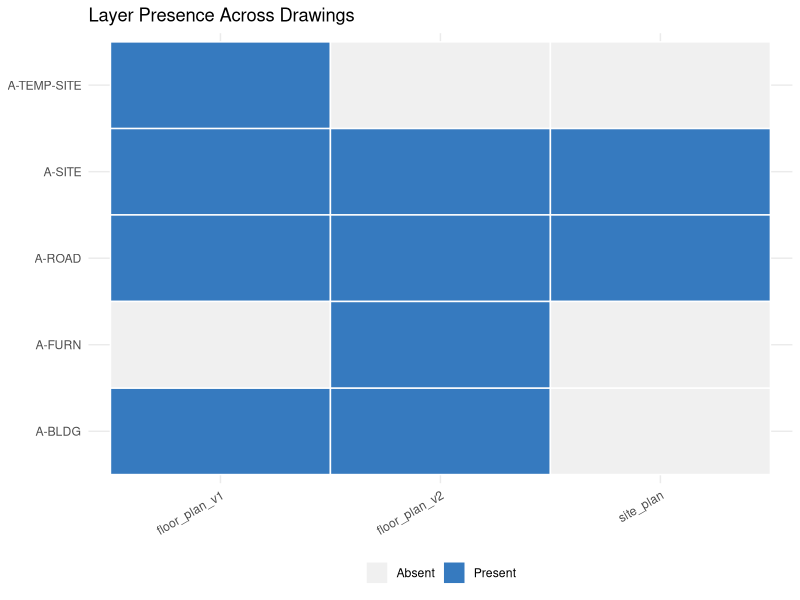
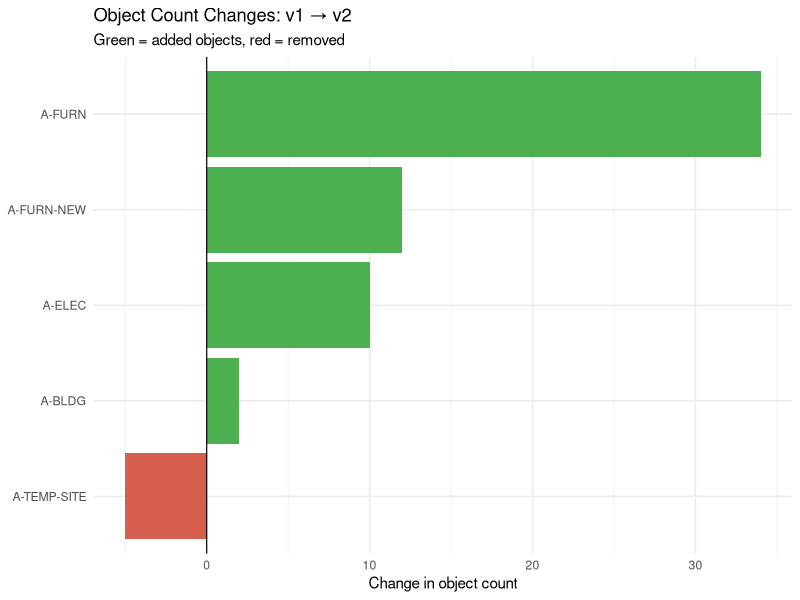

These figures' R source, in order:
## ---- chunk 1
#| echo: false
library(ggplot2)
heat_df <- data.frame(
  layer   = rep(c("A-SITE","A-BLDG","A-ROAD","A-FURN","A-TEMP-SITE"), 3),
  drawing = rep(c("floor_plan_v1","floor_plan_v2","site_plan"), each = 5),
  present = c(TRUE,TRUE,TRUE,FALSE,TRUE,
              TRUE,TRUE,TRUE,TRUE,FALSE,
              TRUE,FALSE,TRUE,FALSE,FALSE)
)
## ---- chunk 2
ggplot(heat_df, aes(x = drawing, y = layer, fill = present)) +
  geom_tile(colour = "white", linewidth = 0.5) +
  scale_fill_manual(values  = c("FALSE" = "#f0f0f0", "TRUE" = "#367ABF"),
                    labels  = c("FALSE" = "Absent", "TRUE" = "Present")) +
  labs(title = "Layer Presence Across Drawings",
       x = NULL, y = NULL, fill = NULL) +
  theme_minimal() +
  theme(axis.text.x = element_text(angle = 30, hjust = 1),
        legend.position = "bottom")
## ---- chunk 3
#| echo: false
comparison <- data.frame(
  layer        = c("A-FURN","A-FURN-NEW","A-ELEC","A-BLDG","A-TEMP-SITE"),
  n_objects_v1 = c(NA, NA, 8L, 21L, 5L),
  n_objects_v2 = c(34L, 12L, 18L, 23L, NA),
  change       = c(34L, 12L, 10L, 2L, -5L)
)
## ---- chunk 4
ggplot(comparison,
       aes(x = reorder(layer, change),
           y = change,
           fill = change > 0)) +
  geom_col(show.legend = FALSE) +
  geom_hline(yintercept = 0, linewidth = 0.4) +
  scale_fill_manual(values = c("TRUE" = "#4CAF50", "FALSE" = "#d6604d")) +
  coord_flip() +
  labs(title = "Object Count Changes: v1 → v2",
       subtitle = "Green = added objects, red = removed",
       x = NULL, y = "Change in object count") +
  theme_minimal()
